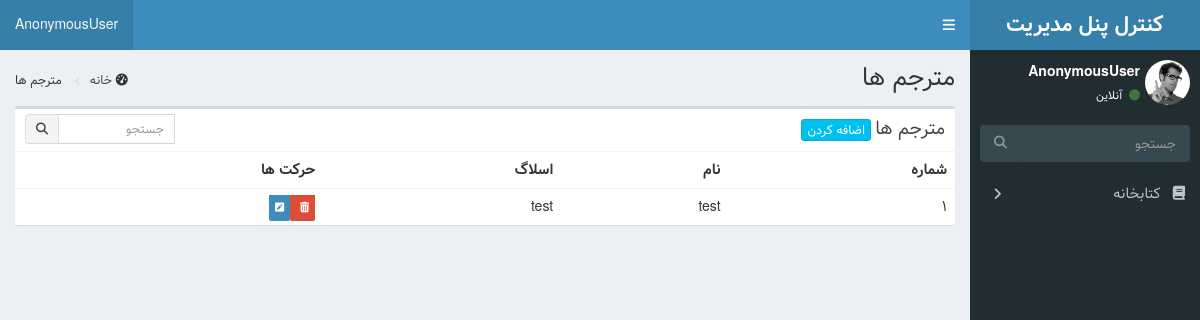
Page /admin_panel/translators/ on the earlier database version.
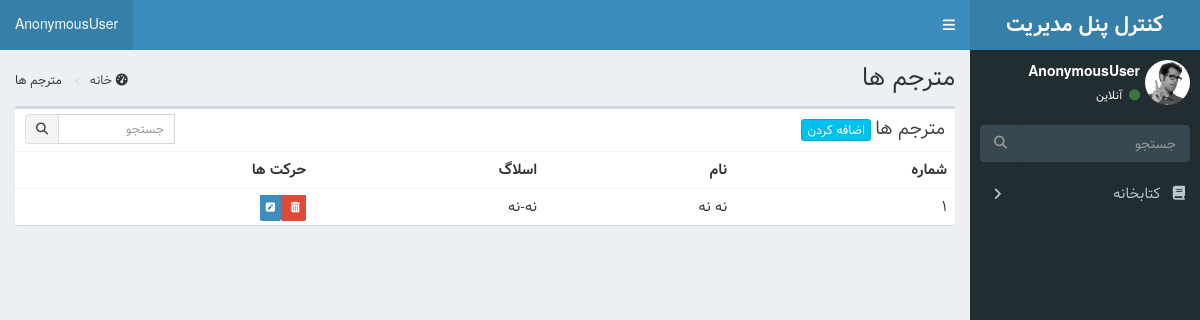
Same page on the later database version.
### library/models.py (models this page shows, shortened)
class Translators(models.Model):
    name = models.CharField(max_length=50, verbose_name="نام")
    slug = models.SlugField(
        max_length=20, allow_unicode=True, unique=True, editable=False
    )

### admin_panel/views.py (the view)
# urls.py: path("translators/", views.TranslatorListView.as_view(), name="translators_admin"),
class TranslatorListView(ListView):
    template_name = "admin_panel/translators/translators_list.html"
    model = models.Translators
    context_object_name = "translators"

### admin_panel/templates/admin_panel/translators/translators_list.html (shortened to what this page needs)
{% extends 'admin_panel/basic.html' %}
{% block content %}
<section class="content-header">
    <h1>
        مترجم ها
    </h1>
    <ol class="breadcrumb">
        <li><i class="fa fa-dashboard"></i> <a href="{% url "admin" %}"> خانه </a></li>
        <li> مترجم ها</li>
    </ol>
</section>
<section class="content">
    <div class="row">
        <div class="col-xs-12">
            <div class="box">
                <div class="box-header">
                    <h3 class="box-title"> مترجم ها</h3>
                    <div class="box-tools">
                        <form class="input-group input-group-sm" style="width: 150px;"
                            action="{%url 'publisher_search'%}" method="post">
                            <input type="search" name='search' class="form-control pull-right" placeholder="جستجو">
                            <div class="input-group-btn">
                                <button type="submit" class="btn btn-default"><i class="fa fa-search"></i></button>
                            </div>
                        </form>
                    </div>
                    <a class="btn btn-info btn-xs" href="{% url 'translators_create' %}">اضافه کردن</a>
                </div>
                <div class="box-body table-responsive no-padding">
                    <table class="table table-hover">
                        <tbody>
                            <tr>
                                <th>شماره</th>
                                <th>نام</th>
                                <th>اسلاگ</th>
                                <th>حرکت ها</th>
                            </tr>
                            {% for translator in translators %}
                            <tr>
                                <td>{{translator.id}}</td>
                                <td>{{translator.name}}</td>
                                <td>{{translator.slug}}</td>
                                <td>
                                    <a href="{%url 'translator_delete' translator.pk%}" class="label-danger">
                                        <span class="label label-danger">
                                            <i class="fa fa-trash"></i>
                                        </span>
                                    </a>
                                    <a href="{%url 'translator_update' translator.pk%}" class="label-primary">
                                        <span class="label label-primary">
                                            <i class="fa  fa-pencil-square"></i>
                                        </span>
                                    </a>
                                </td>
                            </tr>
                            {% endfor %}
                        </tbody>
                    </table>
                </div>
            </div>
        </div>
    </div>
</section>
{% endblock content %}

Differences in the rows shown:
changed Translators id 1: name "test" → "نه نه"; slug "test" → "نه-نه"
